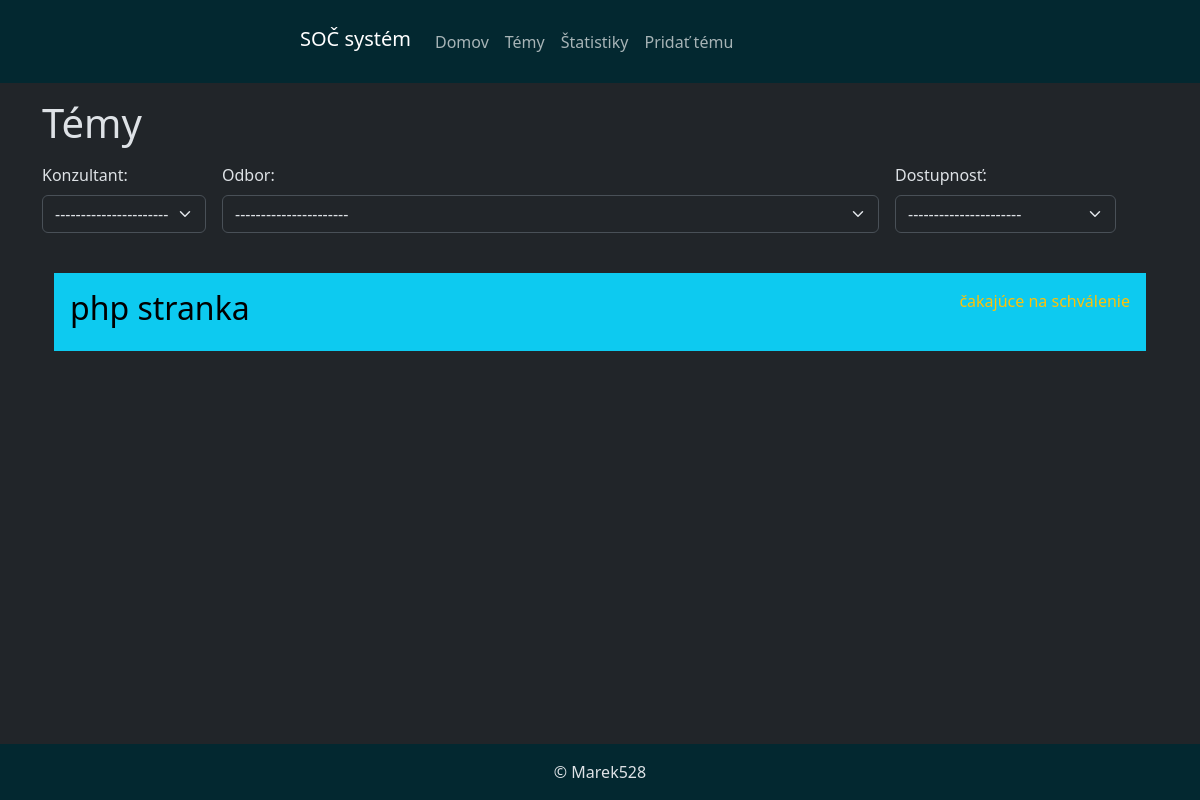
The app's page /soc/, older data.
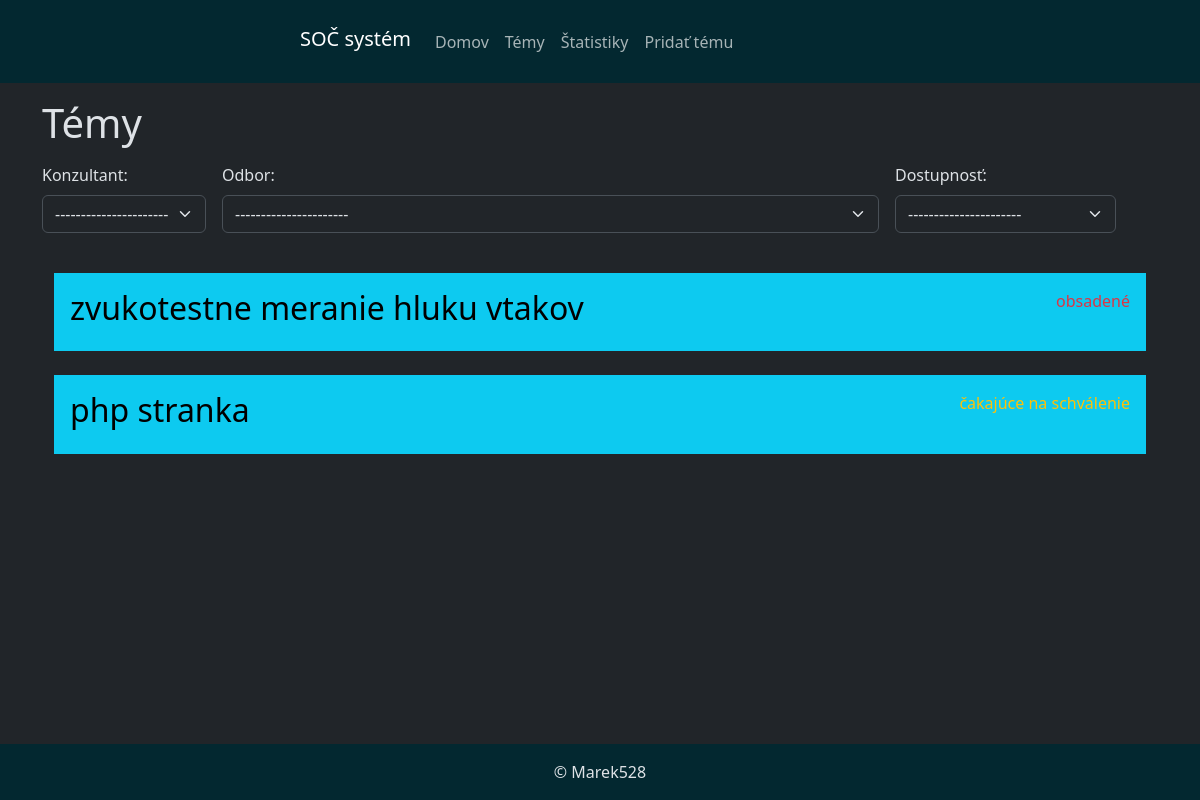
The same page, newer data.
### soc/models.py (models this page shows, shortened)
class Tema(models.Model):
    nazov = models.CharField(max_length=100)
    popis = models.TextField()
    konzultant = models.ForeignKey(Ucitel, on_delete=models.CASCADE)
    student = models.ForeignKey(Student, on_delete=models.SET_NULL, null=True, blank=True)
    odbor = models.ForeignKey(Odbor, on_delete=models.CASCADE)
    dostupnost = models.ForeignKey(Dostupnost, on_delete=models.CASCADE)
    pocet_kontrol = models.IntegerField()

class Dostupnost(models.Model):
    nazov = models.CharField(max_length=70)
    def __str__(self):
        return f'{self.nazov}'

### soc/views.py (the view)
# urls.py: path('', views.vypis_tem, name='vypis-tem'),
def vypis_tem(request):
    temy = Tema.objects.all().order_by('dostupnost', 'id')
    ucitelia = Ucitel.objects.all()
    odbory = Odbor.objects.all()
    dostupnosti = Dostupnost.objects.all()
    return render(request, 'soc/index.html', {'temy': temy, "ucitelia":ucitelia, "odbory":odbory, "dostupnosti":dostupnosti})

### soc/models.py (called while the page is built)
    def __str__(self):
        return f'{self.meno} {self.priezvisko}'

    def __str__(self):
        return f'{self.meno} {self.priezvisko}'

    def __str__(self):
        return f'{self.nazov}'

### soc/templates/soc/index.html (shortened to what this page needs)
{% extends "base.html" %}
{% load static %}
{% block content %}
<h1 class="my-3">Témy</h1>
<form class="row g-3">
    <div class="mb-3 col-auto">
        <label for="konzultant" class="form-label">Konzultant:</label>
        <select name="konzultant" id="konzultant-form" class="form-select" required>
            <option value="" selected>----------------------</option>
        </select>
    </div>
    <div class="mb-3 col-auto">
        <label for="odbor" class="form-label">Odbor:</label>
        <select name="odbor" id="odbor-form" class="form-select" required>
            <option value="" selected>----------------------</option>
        </select>
    </div>
    <div class="mb-3 col-auto">
        <label for="dostupnost" class="form-label">Dostupnosť:</label>
        <select name="dostupnost" id="dostupnost-form" class="form-select" required>
            <option value="" selected>----------------------</option>
        </select>
    </div>
</form>
<div class="container mb-4">
    {% for tema in temy %}
    <div class="tema">
    <details class="mt-4">
        <summary class="bg-info text-black p-3">
            <div class="d-flex justify-content-between">
                <h2 style="max-width: fit-content;">{{ tema.nazov }}</h2>
                {% if tema.dostupnost.nazov == "čakajúce na schválenie" %}
                <p class='text-warning mb-1' style="max-width: fit-content;">{{ tema.dostupnost }}</p>
                {% elif tema.dostupnost.nazov == "obsadené" %}
                <p class='text-danger' style="max-width: fit-content;">{{ tema.dostupnost }}</p>
                {% elif tema.dostupnost.nazov == "voľné" %}
                <p class='text-success' style="max-width: fit-content;">{{ tema.dostupnost }}</p>
                {% else %}
                <p class='text-info' style="max-width: fit-content;">{{ tema.dostupnost }}</p>
                {% endif %}
            </div>
        </summary>
    </details>
    </div>
    {% endfor %}
</div>
{% endblock %}

Row changes from the older to the newer data that the page shows:
added Tema: nazov "zvukotestne meranie hluku vtakov", dostupnost "obsadené"
